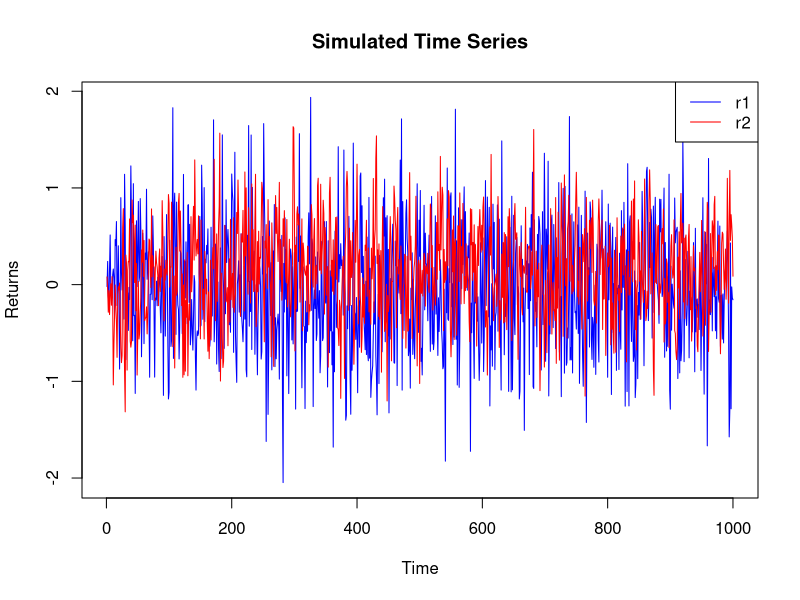
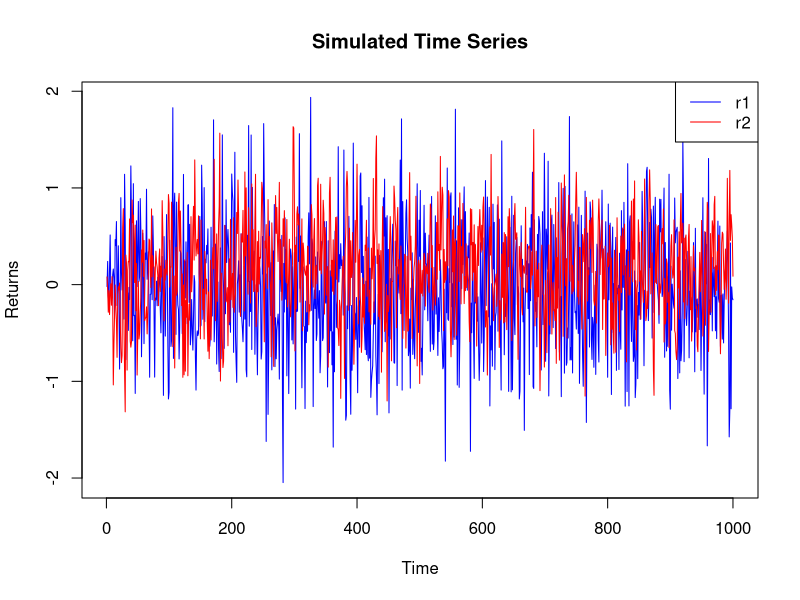

Generate these figures, in order, with R:
## ---- chunk 1
# Defining the coefficient matrix for the mean calculation
A <- matrix(c(1 - 0.1, -0.05, 0.1, 1 - 0.3), nrow = 2, byrow = TRUE)

# Defining the constant terms
B <- c(-0.05, 0.1)

# Solving for mu (the mean of r1 and r2).
mu <- solve(A, B)

# Defining the coefficient matrix for the characteristic equation.
char_matrix <- matrix(c(-0.1, 0.1, -0.05, -0.3), nrow = 2, byrow = TRUE)

# Calculating the eigenvalues of the characteristic matrix.
eigenvalues <- eigen(char_matrix)$values

# Display the results.
print("Means of r1 and r2:")
mu

print("Eigenvalues of the characteristic matrix:")
eigenvalues

# Check if the absolute values of eigenvalues are less than 1 (inside the unit circle).
is_stationary <- all(abs(eigenvalues) < 1)

# Display the conclusion.
if (is_stationary) 
{
  print("The series is weakly stationary.")
} else 
{
  print("The series is not weakly stationary.")
}
## ---- chunk 2
mu
## ---- chunk 3
library(MASS) # For solving Yule-Walker equations

# Covariance matrix
Sigma <- matrix(c(0.4, -0.1, -0.1, 0.2), nrow = 2, byrow = TRUE)
phi <- matrix(c(0.1, 0.05, -0.1, 0.3), nrow = 2, byrow = TRUE)

# Solving Yule-Walker equations
cov_matrix <- solve(toeplitz(1:2), Sigma)

cov_matrix
## ---- chunk 4
# Create a function to compute the cross-correlation matrix for a given lag.
compute_cross_corr <- function(lag, phi, cov_matrix) 
{
    if (lag == 0) {
        return(cov_matrix)
    } else {
        return(phi %*% compute_cross_corr(lag - 1, phi, cov_matrix))
    }
}

lag1_corr <- compute_cross_corr(1, phi, cov_matrix)
lag2_corr <- compute_cross_corr(2, phi, cov_matrix)
lag5_corr <- compute_cross_corr(5, phi, cov_matrix)

lag1_corr
lag2_corr
lag5_corr
## ---- chunk 5
# Initial values
r0 <- matrix(c(-0.02, 0.08), nrow = 2)
a0 <- matrix(c(-0.08, 0.1), nrow = 2)

constant <- matrix(c(-0.05, 0.1), nrow = 2)

# Function to compute the forecast.
forecast <- function(h, r0, a0, phi, constant) {
  if (h == 0) {
    return(r0)
  } else {
    return(phi %*% forecast(h - 1, r0, a0, phi, constant) + constant)
  }
}

# Compute forecasts.
forecast_1 <- forecast(1, r0, a0, phi, constant)
forecast_2 <- forecast(2, r0, a0, phi, constant)
forecast_3 <- forecast(3, r0, a0, phi, constant)

forecast_1
forecast_2
forecast_3

# Compute forecast errors.
forecast_error_cov_1 <- Sigma
forecast_error_cov_2 <- phi %*% Sigma %*% t(phi) + Sigma
forecast_error_cov_3 <- phi %*% forecast_error_cov_2 %*% t(phi) + Sigma

forecast_error_cov_1
forecast_error_cov_2
forecast_error_cov_3
## ---- chunk 6
library(ggplot2)

set.seed(100)

# Model parameters.
phi <- matrix(c(0.1, 0.05, -0.1, 0.3), nrow = 2, byrow = TRUE)
constant <- c(-0.05, 0.1)
Sigma <- matrix(c(0.4, -0.1, -0.1, 0.2), nrow = 2, byrow = TRUE)
n <- 1000 # Number of terms to simulate

# Simulating the time series.
r <- matrix(nrow = n, ncol = 2)
r[1, ] <- c(-0.02, 0.08) # Initial value

# Simulating the time series
for (i in 2:n) {
  a_t <- mvrnorm(1, mu = c(0, 0), Sigma = Sigma)
  r[i, ] <- constant + phi %*% r[i - 1, ] + a_t
}

# Plotting the result.
df <- data.frame(Time = 1:n, r1 = r[, 1], r2 = r[, 2])

# Plotting the simulated time series.
plot(df$Time, df$r1, type = "l", col = "blue", xlab = "Time", ylab = "Returns", main = "Simulated Time Series")
lines(df$Time, df$r2, type = "l", col = "red")
legend("topright", legend = c("r1", "r2"), col = c("blue", "red"), lty = 1)
## ---- chunk 7
sample_mean <- colMeans(r)
sample_cov <- cov(r)

sample_mean
sample_cov

comparison <- data.frame(Sample_Mean = sample_mean, Analytical_Mean = mu)

comparison
## ---- chunk 8
# Function to extract cross-correlation matrix at a specific lag.
get_lag_corr <- function(data, lag) {
    # Computing cross-correlation for each pair
    corr_r1_r1 <- ccf(data[,1], data[,1], lag.max = lag, plot = FALSE)$acf[lag + 1]
    corr_r1_r2 <- ccf(data[,1], data[,2], lag.max = lag, plot = FALSE)$acf[lag + 1]
    corr_r2_r1 <- ccf(data[,2], data[,1], lag.max = lag, plot = FALSE)$acf[lag + 1]
    corr_r2_r2 <- ccf(data[,2], data[,2], lag.max = lag, plot = FALSE)$acf[lag + 1]

    # Constructing the cross-correlation matrix
    matrix(c(corr_r1_r1, corr_r1_r2, corr_r2_r1, corr_r2_r2), nrow = 2)
}

# Calculating the cross-correlation matrices for lags 1, 2, and 5.
lag1_corr <- get_lag_corr(r, 1)
lag2_corr <- get_lag_corr(r, 2)
lag5_corr <- get_lag_corr(r, 5)

lag1_corr
lag2_corr
lag5_corr
## ---- chunk 9
num_simulations <- 10000
forecast_horizon <- 3

# Initialize matrices to store forecasts and errors.
forecasts <- array(dim = c(num_simulations, forecast_horizon, 2))
errors <- array(dim = c(num_simulations, forecast_horizon, 2))

# Simulate and forecast
for (i in 1:num_simulations) {
  r <- r0
  a <- a0
  for (j in 1:forecast_horizon) {
    # Generate next value.
    r_next <- constant + phi %*% r + a
    # Store forecast.
    forecasts[i, j, ] <- r_next
    # Update r and a for next step.
    r <- r_next
    a <- mvrnorm(1, mu = c(0, 0), Sigma = Sigma)
  }
  # Calculate errors for each forecast step.
  for (j in 1:forecast_horizon) {
    errors[i, j, ] <- forecasts[i, j, ] - r
  }
}

# Compute the sample covariance of the forecast errors.
error_cov_1 <- cov(errors[, 1, ])
error_cov_2 <- cov(errors[, 2, ])
error_cov_3 <- cov(errors[, 3, ])

error_cov_1
error_cov_2
error_cov_3
## ---- chunk 10
set.seed(100)

# Model parameters.
phi <- matrix(c(0.1, 0.05, -0.1, 0.3), nrow = 2, byrow = TRUE)
constant <- c(-0.05, 0.1)
Sigma <- matrix(c(0.4, -0.1, -0.1, 0.2), nrow = 2, byrow = TRUE)
n <- 1000 # Number of terms to simulate

# Simulating the time series.
r <- matrix(nrow = n, ncol = 2)
r[1, ] <- c(-0.02, 0.08) # Initial value

# Simulating the time series
for (i in 2:n) {
  a_t <- mvrnorm(1, mu = c(0, 0), Sigma = Sigma)
  r[i, ] <- constant + phi %*% r[i - 1, ] + a_t
}

# Plotting the result.
df <- data.frame(Time = 1:n, r1 = r[, 1], r2 = r[, 2])

# Plotting the simulated time series.
plot(df$Time, df$r1, type = "l", col = "blue", xlab = "Time", ylab = "Returns", main = "Simulated Time Series")
lines(df$Time, df$r2, type = "l", col = "red")
legend("topright", legend = c("r1", "r2"), col = c("blue", "red"), lty = 1)
## ---- chunk 11
library(forecast) # For ARIMA modeling

# Fitting AR(1) model to the first return series (r1).
ar1_model_r1 <- arima(df$r1, order = c(1, 0, 0))

# Fitting AR(1) model to the second return series (r2).
ar1_model_r2 <- arima(df$r2, order = c(1, 0, 0))

# Displaying the model summaries.
summary(ar1_model_r1)
summary(ar1_model_r2)
## ---- chunk 12
# Compute the means of the univariate AR(1) models.
mean_ar1_r1 <- ar1_model_r1$coef[1] / (1 - ar1_model_r1$coef[2])
mean_ar1_r2 <- ar1_model_r2$coef[1] / (1 - ar1_model_r2$coef[2])

mean_ar1_r1
mean_ar1_r2

# Compute and display the means of the bivariate series.
mean_bivariate_r1 <- mean(df$r1)
mean_bivariate_r2 <- mean(df$r2)

mean_bivariate_r1
mean_bivariate_r2
## ---- chunk 13
# Define initial values.
r1_0 <- -0.02
r2_0 <- 0.08
a1_0 <- -0.08
a2_0 <- 0.1

# Function to forecast using AR(1) model.
forecast_ar1 <- function(model, initial_value, steps) {
  phi <- model$coef[2]
  c <- model$coef[1]
  forecast_values <- numeric(steps)
  forecast_values[1] <- c + phi * initial_value
  for (i in 2:steps) {
    forecast_values[i] <- c + phi * forecast_values[i - 1]
  }
  return(forecast_values)
}

# 1-, 2-, and 3-step ahead forecasts for r1 and r2.
forecast_r1 <- forecast_ar1(ar1_model_r1, r1_0, 3)
forecast_r2 <- forecast_ar1(ar1_model_r2, r2_0, 3)

forecast_r1
forecast_r2

# Standard deviation of forecast errors for univariate models.
sd_forecast_error_r1 <- sd(ar1_model_r1$residuals)
sd_forecast_error_r2 <- sd(ar1_model_r2$residuals)

# Calculate the standard deviations of the bivariate series.
sd_bivariate_r1 <- sd(df$r1)
sd_bivariate_r2 <- sd(df$r2)

sd_forecast_error_r1
sd_forecast_error_r2

sd_bivariate_r1
sd_bivariate_r2
